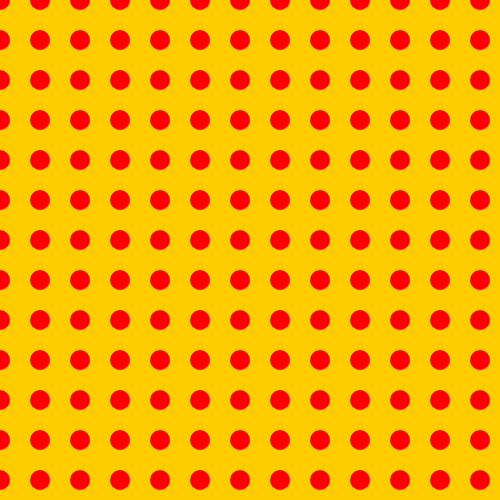
Frame 1 (no input)
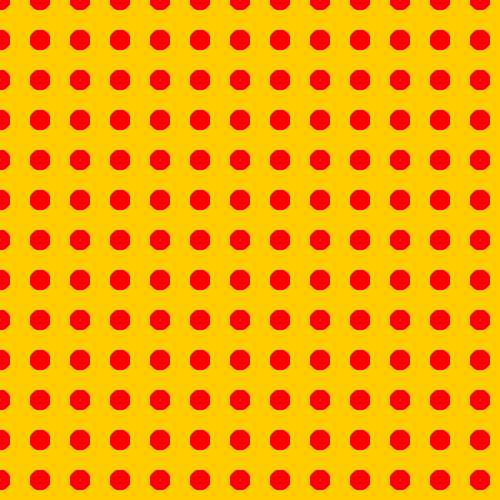
Frame 60 (no input)
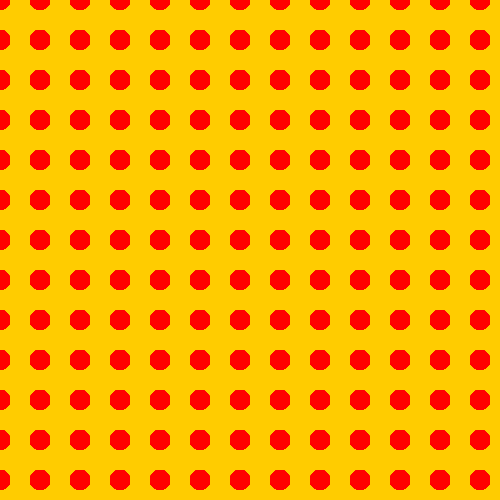
Frame 120 (the mouse pressed at the canvas centre since frame 60)

The p5.js sketch that drew these frames (run headless with seeded random() and noise() and a simulated clock; from frame 60 on, the mouse is pressed at the canvas centre):

// p5.js sketch
// ── sketch.js
function setup() {
  createCanvas(500,500);
  background(255,204,0);
  
}

//Ben-Day dots

function draw() {
  var x = 0;
    while(x < 500){
  var y = 0;
    while(y < 500){
      noStroke(0);
      fill(255,0,0);
      ellipse(x,y,20,20);
  y = y + 40;
}
  x = x + 40;
}
}
